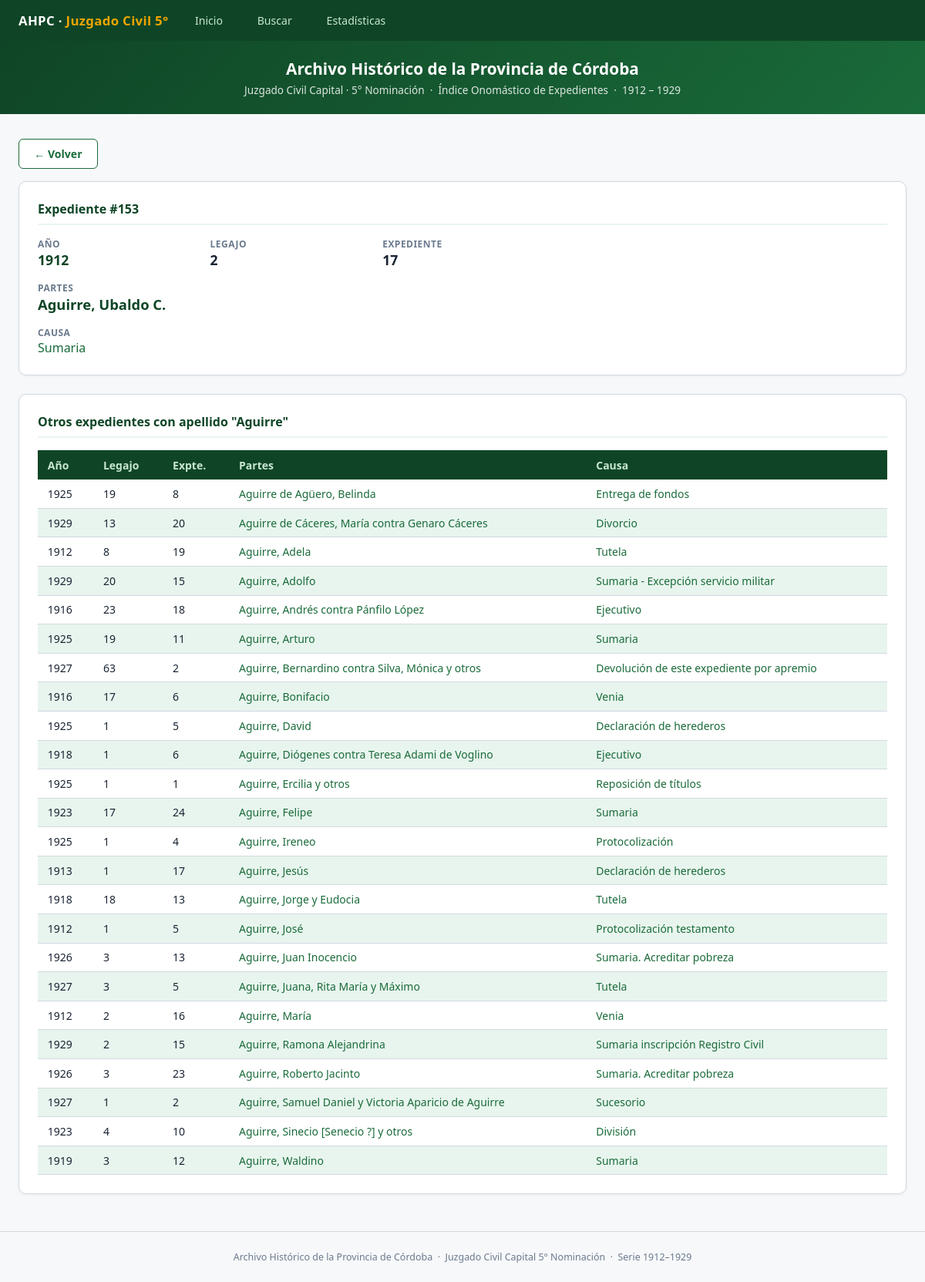
The page /detalle/153 on the database its author committed.
### tables this page shows
CREATE TABLE registros (
    id INTEGER PRIMARY KEY AUTOINCREMENT,
    anio INTEGER,
    legajo TEXT,
    expediente TEXT,
    partes TEXT,
    causa TEXT
);

### app.py (the view)
@app.route('/detalle/<int:rid>')
def detalle(rid):
    rows = query("SELECT * FROM registros WHERE id = ?", (rid,))
    if not rows:
        return "Registro no encontrado", 404
    reg = dict(rows[0])
    apellido = reg['partes'].split(',')[0].strip() if reg['partes'] else ''
    otros_partes = []
    if apellido:
        otros_partes = query("""SELECT id, anio, legajo, expediente, partes, causa
                                FROM registros WHERE partes LIKE ? AND id != ?
                                ORDER BY partes ASC, anio ASC LIMIT 50""",
                             (f"{apellido}%", rid))
    return render_template('detalle.html', reg=reg,
                           otros_partes=[dict(r) for r in otros_partes],
                           apellido=apellido)

### app.py (called while the page is built)
def get_db():
    conn = sqlite3.connect(DB_PATH)
    conn.row_factory = sqlite3.Row
    return conn

def query(sql, params=()):
    conn = get_db()
    cur = conn.cursor()
    cur.execute(sql, params)
    rows = cur.fetchall()
    conn.close()
    return rows

### templates/detalle.html (shortened to what this page needs)
{% extends 'base.html' %}
{% block content %}
<main>
  <div style="margin-bottom:1rem">
    <a href="javascript:history.back()" class="btn btn-secondary">← Volver</a>
  </div>
  <div class="card">
    <h2>Expediente #{{ reg.id }}</h2>
    <div style="display:grid;grid-template-columns:repeat(auto-fit,minmax(200px,1fr));gap:1rem;margin-top:.5rem">
      <div>
        <div style="font-size:.75rem;color:var(--muted);font-weight:600;text-transform:uppercase;letter-spacing:.04em">Año</div>
        <div style="font-size:1.1rem;font-weight:700;color:var(--verde-dark)">{{ reg.anio or '—' }}</div>
      </div>
      <div>
        <div style="font-size:.75rem;color:var(--muted);font-weight:600;text-transform:uppercase;letter-spacing:.04em">Legajo</div>
        <div style="font-size:1.1rem;font-weight:700">{{ reg.legajo or '—' }}</div>
      </div>
      <div>
        <div style="font-size:.75rem;color:var(--muted);font-weight:600;text-transform:uppercase;letter-spacing:.04em">Expediente</div>
        <div style="font-size:1.1rem;font-weight:700">{{ reg.expediente or '—' }}</div>
      </div>
      <div style="grid-column:1/-1">
        <div style="font-size:.75rem;color:var(--muted);font-weight:600;text-transform:uppercase;letter-spacing:.04em">Partes</div>
        <div style="font-size:1.15rem;font-weight:700;color:var(--verde-dark)">{{ reg.partes or '—' }}</div>
      </div>
      <div style="grid-column:1/-1">
        <div style="font-size:.75rem;color:var(--muted);font-weight:600;text-transform:uppercase;letter-spacing:.04em">Causa</div>
        <div style="font-size:1rem">
          {% if reg.causa %}
          <a href="/causa/{{ reg.causa|urlencode }}">{{ reg.causa }}</a>
          {% else %}—{% endif %}
        </div>
      </div>
    </div>
  </div>
  {% if otros_partes %}
  <div class="card">
    <h2>Otros expedientes con apellido "{{ apellido }}"</h2>
    <div class="tbl-wrap">
      <table>
        <thead><tr><th>Año</th><th>Legajo</th><th>Expte.</th><th>Partes</th><th>Causa</th></tr></thead>
        <tbody>
          {% for r in otros_partes %}
          <tr>
            <td>{{ r.anio or '' }}</td>
            <td>{{ r.legajo or '' }}</td>
            <td>{{ r.expediente or '' }}</td>
            <td><a href="/detalle/{{ r.id }}">{{ r.partes or '' }}</a></td>
            <td><a href="/causa/{{ r.causa|urlencode }}">{{ r.causa or '' }}</a></td>
          </tr>
          {% endfor %}
        </tbody>
      </table>
    </div>
  </div>
  {% endif %}
</main>
{% endblock %}

### templates/base.html (shortened to what this page needs)
<!DOCTYPE html>
<html lang="es">
<head>
</head>
<body>
<nav>
  <span class="brand">AHPC · <span>Juzgado Civil 5°</span></span>
  <a href="/" class="nav-link {% if request.endpoint=='index' %}active{% endif %}">Inicio</a>
  <a href="/buscar" class="nav-link {% if request.endpoint=='buscar' %}active{% endif %}">Buscar</a>
  <a href="/estadisticas" class="nav-link {% if request.endpoint=='estadisticas' %}active{% endif %}">Estadísticas</a>
</nav>
<div class="hero-strip">
  <h1>Archivo Histórico de la Provincia de Córdoba</h1>
  <p>Juzgado Civil Capital · 5° Nominación &nbsp;·&nbsp; Índice Onomástico de Expedientes &nbsp;·&nbsp; 1912 – 1929</p>
</div>
{% block content %}{% endblock %}
<footer>Archivo Histórico de la Provincia de Córdoba &nbsp;·&nbsp; Juzgado Civil Capital 5° Nominación &nbsp;·&nbsp; Serie 1912–1929</footer>
</body>
</html>

### templates/base.html (style rules this page uses)
:root { --verde:#1a6b3a;--verde-dark:#0f4526;--verde-light:#e8f5ee; --verde-mid:#2d9957;--acento:#f0a500; --gris:#f7f8fa;--borde:#d1d9e0;--texto:#1a2433;--muted:#6b7a8d; }
* { box-sizing:border-box;margin:0;padding:0 }
body { font-family:'Segoe UI',system-ui,sans-serif;color:var(--texto);background:var(--gris);min-height:100vh }
a { color:var(--verde);text-decoration:none }
nav { background:var(--verde-dark);padding:.75rem 1.5rem;display:flex;align-items:center;gap:1.5rem;flex-wrap:wrap;box-shadow:0 2px 8px rgba(0,0,0,.3) }
nav .brand { color:#fff;font-weight:700;font-size:1.05rem;letter-spacing:.02em;white-space:nowrap }
nav .brand span { color:var(--acento) }
nav a.nav-link { color:#c8e6d4;font-size:.88rem;padding:.3rem .65rem;border-radius:4px;transition:background .15s }
.hero-strip { background:linear-gradient(135deg,var(--verde-dark) 0%,var(--verde) 100%);color:#fff;padding:1.4rem 2rem;text-align:center }
.hero-strip h1 { font-size:1.3rem;font-weight:700;margin-bottom:.25rem }
.hero-strip p { font-size:.85rem;opacity:.85 }
main { max-width:1200px;margin:2rem auto;padding:0 1.5rem }
.card { background:#fff;border:1px solid var(--borde);border-radius:10px;padding:1.5rem;margin-bottom:1.5rem;box-shadow:0 1px 4px rgba(0,0,0,.05) }
.card h2 { font-size:1rem;font-weight:700;color:var(--verde-dark);margin-bottom:1rem;padding-bottom:.5rem;border-bottom:2px solid var(--verde-light) }
.tbl-wrap { overflow-x:auto }
table { width:100%;border-collapse:collapse;font-size:.875rem }
thead th { background:var(--verde-dark);color:#c8e6d4;padding:.6rem .8rem;text-align:left;font-weight:600;white-space:nowrap }
tbody tr { border-bottom:1px solid var(--borde) }
tbody tr:nth-child(even) { background:var(--verde-light) }
td { padding:.55rem .8rem;vertical-align:top }
td a { color:var(--verde) }
.btn { display:inline-flex;align-items:center;gap:.4rem;padding:.55rem 1.2rem;border-radius:6px;font-size:.88rem;font-weight:600;cursor:pointer;border:none;transition:background .15s,transform .1s }
.btn-secondary { background:#fff;color:var(--verde);border:1px solid var(--verde) }
footer { text-align:center;padding:1.5rem;color:var(--muted);font-size:.78rem;margin-top:3rem;border-top:1px solid var(--borde) }

### rows shown on the page
registros: id "153", anio "1912", legajo "2", expediente "17", partes "Aguirre, Ubaldo C.", causa "Sumaria"
registros: anio "1925", legajo "19", expediente "8", partes "Aguirre de Agüero, Belinda", causa "Entrega de fondos"
registros: anio "1929", legajo "13", expediente "20", partes "Aguirre de Cáceres, María contra Genaro Cáceres", causa "Divorcio"
registros: anio "1912", legajo "8", expediente "19", partes "Aguirre, Adela", causa "Tutela"
registros: anio "1929", legajo "20", expediente "15", partes "Aguirre, Adolfo", causa "Sumaria - Excepción servicio militar"
registros: anio "1916", legajo "23", expediente "18", partes "Aguirre, Andrés contra Pánfilo López", causa "Ejecutivo"
registros: anio "1925", legajo "19", expediente "11", partes "Aguirre, Arturo", causa "Sumaria"
registros: anio "1927", legajo "63", expediente "2", partes "Aguirre, Bernardino contra Silva, Mónica y otros", causa "Devolución de este expediente por apremio"
registros: anio "1916", legajo "17", expediente "6", partes "Aguirre, Bonifacio", causa "Venia"
registros: anio "1925", legajo "1", expediente "5", partes "Aguirre, David", causa "Declaración de herederos"
registros: anio "1918", legajo "1", expediente "6", partes "Aguirre, Diógenes contra Teresa Adami de Voglino", causa "Ejecutivo"
registros: anio "1925", legajo "1", expediente "1", partes "Aguirre, Ercilia y otros", causa "Reposición de títulos"
registros: anio "1923", legajo "17", expediente "24", partes "Aguirre, Felipe", causa "Sumaria"
registros: anio "1925", legajo "1", expediente "4", partes "Aguirre, Ireneo", causa "Protocolización"
registros: anio "1913", legajo "1", expediente "17", partes "Aguirre, Jesús", causa "Declaración de herederos"
registros: anio "1918", legajo "18", expediente "13", partes "Aguirre, Jorge y Eudocia", causa "Tutela"
registros: anio "1912", legajo "1", expediente "5", partes "Aguirre, José", causa "Protocolización testamento"
registros: anio "1926", legajo "3", expediente "13", partes "Aguirre, Juan Inocencio", causa "Sumaria. Acreditar pobreza"
registros: anio "1927", legajo "3", expediente "5", partes "Aguirre, Juana, Rita María y Máximo", causa "Tutela"
registros: anio "1912", legajo "2", expediente "16", partes "Aguirre, María", causa "Venia"
registros: anio "1929", legajo "2", expediente "15", partes "Aguirre, Ramona Alejandrina", causa "Sumaria inscripción Registro Civil"
registros: anio "1926", legajo "3", expediente "23", partes "Aguirre, Roberto Jacinto", causa "Sumaria. Acreditar pobreza"
registros: anio "1927", legajo "1", expediente "2", partes "Aguirre, Samuel Daniel y Victoria Aparicio de Aguirre", causa "Sucesorio"
registros: anio "1923", legajo "4", expediente "10", partes "Aguirre, Sinecio [Senecio ?] y otros", causa "División"
registros: anio "1919", legajo "3", expediente "12", partes "Aguirre, Waldino", causa "Sumaria"

### other values the page prints
{{ apellido }} "Aguirre"
